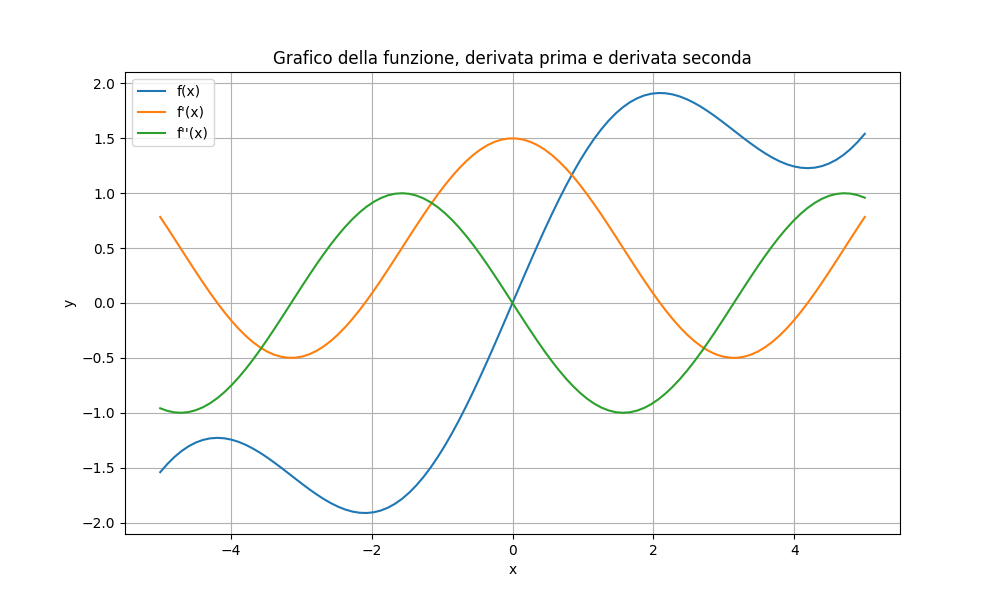

Generate this figure with Python:
import numpy as np
import matplotlib.pyplot as plt

def f(x):
    # Definisci la tua funzione qui
    return np.sin(x) + 0.5 * x

def f_prime(x):
    # Calcola la derivata prima della tua funzione
    return np.cos(x) + 0.5

def f_double_prime(x):
    # Calcola la derivata seconda della tua funzione
    return -np.sin(x)

# Crea un array di valori x nell'intervallo desiderato
x = np.linspace(-5, 5, 100)

# Calcola i valori della funzione, derivata prima e derivata seconda
y = f(x)
y_prime = f_prime(x)
y_double_prime = f_double_prime(x)

# Crea il grafico
plt.figure(figsize=(10, 6))
plt.plot(x, y, label='f(x)')
plt.plot(x, y_prime, label="f'(x)")
plt.plot(x, y_double_prime, label="f''(x)")
plt.xlabel('x')
plt.ylabel('y')
plt.title("Grafico della funzione, derivata prima e derivata seconda")
plt.legend()
plt.grid(True)
plt.show()
